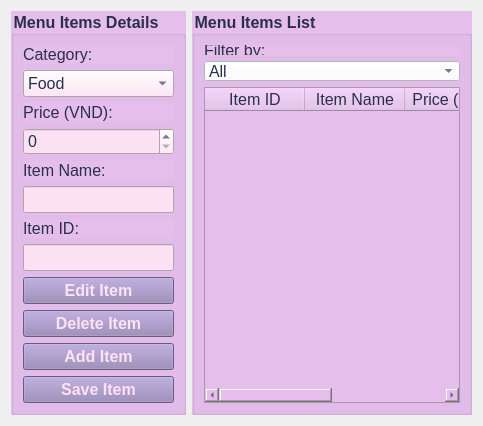
        <widget class="QWidget" name="tab_MenuManagement_3">
         <attribute name="title">
          <string>Menu Management</string>
         </attribute>
         <layout class="QGridLayout" name="gridLayout">
          <item row="0" column="3">
           <widget class="QGroupBox" name="groupBox_MenuItemsList_2">
            <property name="sizePolicy">
             <sizepolicy hsizetype="Expanding" vsizetype="Expanding">
              <horstretch>0</horstretch>
              <verstretch>0</verstretch>
             </sizepolicy>
            </property>
            <property name="font">
             <font>
              <family>Arial</family>
              <pointsize>12</pointsize>
              <weight>75</weight>
              <bold>true</bold>
             </font>
            </property>
            <property name="styleSheet">
             <string notr="true">background-color: rgb(229, 190, 236);
color: rgb(42, 47, 79);</string>
            </property>
            <property name="title">
             <string>Menu Items List</string>
            </property>
            <layout class="QVBoxLayout" name="verticalLayout_2">
             <item>
              <widget class="QLabel" name="label_ItemID_9">
               <property name="sizePolicy">
                <sizepolicy hsizetype="Expanding" vsizetype="Expanding">
                 <horstretch>0</horstretch>
                 <verstretch>0</verstretch>
                </sizepolicy>
               </property>
               <property name="minimumSize">
                <size>
                 <width>0</width>
                 <height>10</height>
                </size>
               </property>
               <property name="maximumSize">
                <size>
                 <width>16777215</width>
                 <height>10</height>
                </size>
               </property>
               <property name="font">
                <font>
                 <family>Arial</family>
                 <pointsize>12</pointsize>
                </font>
               </property>
               <property name="styleSheet">
                <string notr="true">color: rgb(42, 47, 79);</string>
               </property>
               <property name="text">
                <string>Filter by:</string>
               </property>
              </widget>
             </item>
             <item>
              <widget class="QComboBox" name="comboBox_ItemFilter_2">
               <property name="sizePolicy">
                <sizepolicy hsizetype="Expanding" vsizetype="Expanding">
                 <horstretch>0</horstretch>
                 <verstretch>0</verstretch>
                </sizepolicy>
               </property>
               <property name="maximumSize">
                <size>
                 <width>16777215</width>
                 <height>20</height>
                </size>
               </property>
               <property name="font">
                <font>
                 <family>Arial</family>
                 <pointsize>12</pointsize>
                </font>
               </property>
               <property name="styleSheet">
                <string notr="true">color: rgb(42, 47, 79);
background-color: rgb(255, 255, 255);</string>
               </property>
               <item>
                <property name="text">
                 <string>All</string>
                </property>
               </item>
               <item>
                <property name="text">
                 <string>Food</string>
                </property>
               </item>
               <item>
                <property name="text">
                 <string>Drink</string>
                </property>
               </item>
              </widget>
             </item>
             <item>
              <widget class="QTableWidget" name="tableWidget_MenuItemsList_2">
               <column>
                <property name="text">
                 <string>Item ID</string>
                </property>
                <property name="font">
                 <font>
                  <family>Arial</family>
                  <pointsize>12</pointsize>
                  <weight>50</weight>
                  <bold>false</bold>
                 </font>
                </property>
                <property name="background">
                 <color>
                  <red>253</red>
                  <green>226</green>
                  <blue>243</blue>
                 </color>
                </property>
                <property name="foreground">
                 <brush brushstyle="SolidPattern">
                  <color alpha="255">
                   <red>42</red>
                   <green>47</green>
                   <blue>79</blue>
                  </color>
                 </brush>
                </property>
               </column>
               <column>
                <property name="text">
                 <string>Item Name</string>
                </property>
                <property name="font">
                 <font>
                  <family>Arial</family>
                  <pointsize>12</pointsize>
                  <weight>50</weight>
                  <bold>false</bold>
                 </font>
                </property>
                <property name="background">
                 <color>
                  <red>253</red>
                  <green>226</green>
                  <blue>243</blue>
                 </color>
                </property>
                <property name="foreground">
                 <brush brushstyle="SolidPattern">
                  <color alpha="255">
                   <red>42</red>
                   <green>47</green>
                   <blue>79</blue>
                  </color>
                 </brush>
                </property>
               </column>
               <column>
                <property name="text">
                 <string>Price (VND)</string>
                </property>
                <property name="font">
                 <font>
                  <family>Arial</family>
                  <pointsize>12</pointsize>
                  <weight>50</weight>
                  <bold>false</bold>
                 </font>
                </property>
                <property name="background">
                 <color>
                  <red>253</red>
                  <green>226</green>
                  <blue>243</blue>
                 </color>
                </property>
                <property name="foreground">
                 <brush brushstyle="SolidPattern">
                  <color alpha="255">
                   <red>42</red>
                   <green>47</green>
                   <blue>79</blue>
                  </color>
                 </brush>
                </property>
               </column>
               <column>
                <property name="text">
                 <string>Category</string>
                </property>
                <property name="font">
                 <font>
                  <family>Arial</family>
                  <pointsize>12</pointsize>
                  <weight>50</weight>
                  <bold>false</bold>
                 </font>
                </property>
                <property name="background">
                 <color>
                  <red>253</red>
                  <green>226</green>
                  <blue>243</blue>
                 </color>
                </property>
                <property name="foreground">
                 <brush brushstyle="SolidPattern">
                  <color alpha="255">
                   <red>42</red>
                   <green>47</green>
                   <blue>79</blue>
                  </color>
                 </brush>
                </property>
               </column>
              </widget>
             </item>
            </layout>
           </widget>
          </item>
          <item row="0" column="0">
           <widget class="QGroupBox" name="groupBox_MenuItemsDetails_6">
            <property name="sizePolicy">
             <sizepolicy hsizetype="Expanding" vsizetype="Expanding">
              <horstretch>0</horstretch>
              <verstretch>0</verstretch>
             </sizepolicy>
            </property>
            <property name="font">
             <font>
              <family>Arial</family>
              <pointsize>12</pointsize>
              <weight>75</weight>
              <bold>true</bold>
             </font>
            </property>
            <property name="styleSheet">
             <string notr="true">background-color: rgb(229, 190, 236);
color: rgb(42, 47, 79);</string>
            </property>
            <property name="title">
             <string>Menu Items Details</string>
            </property>
            <layout class="QVBoxLayout" name="verticalLayout">
             <item>
              <widget class="QLabel" name="label_Category_9">
               <property name="sizePolicy">
                <sizepolicy hsizetype="Expanding" vsizetype="Expanding">
                 <horstretch>0</horstretch>
                 <verstretch>0</verstretch>
                </sizepolicy>
               </property>
               <property name="font">
                <font>
                 <family>Arial</family>
                 <pointsize>12</pointsize>
                </font>
               </property>
               <property name="styleSheet">
                <string notr="true">color: rgb(42, 47, 79);</string>
               </property>
               <property name="text">
                <string>Category:</string>
               </property>
              </widget>
             </item>
             <item>
              <widget class="QComboBox" name="comboBox_Category_2">
               <property name="sizePolicy">
                <sizepolicy hsizetype="Expanding" vsizetype="Expanding">
                 <horstretch>0</horstretch>
                 <verstretch>0</verstretch>
                </sizepolicy>
               </property>
               <property name="font">
                <font>
                 <family>Arial</family>
                 <pointsize>12</pointsize>
                </font>
               </property>
               <property name="styleSheet">
                <string notr="true">background-color: rgb(253, 226, 243);
color: rgb(42, 47, 79);</string>
               </property>
               <item>
                <property name="text">
                 <string>Food</string>
                </property>
               </item>
               <item>
                <property name="text">
                 <string>Drink</string>
                </property>
               </item>
              </widget>
             </item>
             <item>
              <widget class="QLabel" name="label_Price_5">
               <property name="sizePolicy">
                <sizepolicy hsizetype="Expanding" vsizetype="Expanding">
                 <horstretch>0</horstretch>
                 <verstretch>0</verstretch>
                </sizepolicy>
               </property>
               <property name="font">
                <font>
                 <family>Arial</family>
                 <pointsize>12</pointsize>
                </font>
               </property>
               <property name="styleSheet">
                <string notr="true">color: rgb(42, 47, 79);</string>
               </property>
               <property name="text">
                <string>Price (VND):</string>
               </property>
              </widget>
             </item>
             <item>
              <widget class="QSpinBox" name="spinBox_Price_3">
               <property name="sizePolicy">
                <sizepolicy hsizetype="Expanding" vsizetype="Expanding">
                 <horstretch>0</horstretch>
                 <verstretch>0</verstretch>
                </sizepolicy>
               </property>
               <property name="font">
                <font>
                 <family>Arial</family>
                 <pointsize>12</pointsize>
                </font>
               </property>
               <property name="styleSheet">
                <string notr="true">color: rgb(42, 47, 79);
background-color: rgb(253, 226, 243);</string>
               </property>
              </widget>
             </item>
             <item>
              <widget class="QLabel" name="label_ItemName_9">
               <property name="sizePolicy">
                <sizepolicy hsizetype="Expanding" vsizetype="Expanding">
                 <horstretch>0</horstretch>
                 <verstretch>0</verstretch>
                </sizepolicy>
               </property>
               <property name="font">
                <font>
                 <family>Arial</family>
                 <pointsize>12</pointsize>
                </font>
               </property>
               <property name="styleSheet">
                <string notr="true">color: rgb(42, 47, 79);</string>
               </property>
               <property name="text">
                <string>Item Name:</string>
               </property>
              </widget>
             </item>
             <item>
              <widget class="QLineEdit" name="lineEdit_ItemName_3">
               <property name="sizePolicy">
                <sizepolicy hsizetype="Expanding" vsizetype="Expanding">
                 <horstretch>0</horstretch>
                 <verstretch>0</verstretch>
                </sizepolicy>
               </property>
               <property name="font">
                <font>
                 <family>Arial</family>
                 <pointsize>12</pointsize>
                </font>
               </property>
               <property name="styleSheet">
                <string notr="true">color: rgb(42, 47, 79);
background-color: rgb(253, 226, 243);</string>
               </property>
              </widget>
             </item>
             <item>
              <widget class="QLabel" name="label_ItemID_8">
               <property name="sizePolicy">
                <sizepolicy hsizetype="Expanding" vsizetype="Expanding">
                 <horstretch>0</horstretch>
                 <verstretch>0</verstretch>
                </sizepolicy>
               </property>
               <property name="font">
                <font>
                 <family>Arial</family>
                 <pointsize>12</pointsize>
                </font>
               </property>
               <property name="styleSheet">
                <string notr="true">color: rgb(42, 47, 79);</string>
               </property>
               <property name="text">
                <string>Item ID:</string>
               </property>
              </widget>
             </item>
             <item>
              <widget class="QLineEdit" name="lineEdit_ItemID_2">
               <property name="sizePolicy">
                <sizepolicy hsizetype="Expanding" vsizetype="Expanding">
                 <horstretch>0</horstretch>
                 <verstretch>0</verstretch>
                </sizepolicy>
               </property>
               <property name="font">
                <font>
                 <family>Arial</family>
                 <pointsize>12</pointsize>
                </font>
               </property>
               <property name="styleSheet">
                <string notr="true">color: rgb(42, 47, 79);
background-color: rgb(253, 226, 243);</string>
               </property>
              </widget>
             </item>
             <item>
              <widget class="QPushButton" name="pushButton_EditItem_2">
               <property name="sizePolicy">
                <sizepolicy hsizetype="Expanding" vsizetype="Expanding">
                 <horstretch>0</horstretch>
                 <verstretch>0</verstretch>
                </sizepolicy>
               </property>
               <property name="font">
                <font>
                 <family>Arial</family>
                 <pointsize>12</pointsize>
                 <weight>75</weight>
                 <bold>true</bold>
                </font>
               </property>
               <property name="styleSheet">
                <string notr="true">background-color: rgb(145, 127, 179);
color: rgb(253, 226, 243);</string>
               </property>
               <property name="text">
                <string>Edit Item</string>
               </property>
              </widget>
             </item>
             <item>
              <widget class="QPushButton" name="pushButton_DeleteItem_3">
               <property name="sizePolicy">
                <sizepolicy hsizetype="Expanding" vsizetype="Expanding">
                 <horstretch>0</horstretch>
                 <verstretch>0</verstretch>
                </sizepolicy>
               </property>
               <property name="font">
                <font>
                 <family>Arial</family>
                 <pointsize>12</pointsize>
                 <weight>75</weight>
                 <bold>true</bold>
                </font>
               </property>
               <property name="styleSheet">
                <string notr="true">background-color: rgb(145, 127, 179);
color: rgb(253, 226, 243);</string>
               </property>
               <property name="text">
                <string>Delete Item</string>
               </property>
              </widget>
             </item>
             <item>
              <widget class="QPushButton" name="pushButton_AddItem_3">
               <property name="sizePolicy">
                <sizepolicy hsizetype="Expanding" vsizetype="Expanding">
                 <horstretch>0</horstretch>
                 <verstretch>0</verstretch>
                </sizepolicy>
               </property>
               <property name="font">
                <font>
                 <family>Arial</family>
                 <pointsize>12</pointsize>
                 <weight>75</weight>
                 <bold>true</bold>
                </font>
               </property>
               <property name="styleSheet">
                <string notr="true">background-color: rgb(145, 127, 179);
color: rgb(253, 226, 243);</string>
               </property>
               <property name="text">
                <string>Add Item</string>
               </property>
              </widget>
             </item>
             <item>
              <widget class="QPushButton" name="pushButton_SaveItem_3">
               <property name="sizePolicy">
                <sizepolicy hsizetype="Expanding" vsizetype="Expanding">
                 <horstretch>0</horstretch>
                 <verstretch>0</verstretch>
                </sizepolicy>
               </property>
               <property name="font">
                <font>
                 <family>Arial</family>
                 <pointsize>12</pointsize>
                 <weight>75</weight>
                 <bold>true</bold>
                </font>
               </property>
               <property name="styleSheet">
                <string notr="true">background-color: rgb(145, 127, 179);
color: rgb(253, 226, 243);</string>
               </property>
               <property name="text">
                <string>Save Item</string>
               </property>
              </widget>
             </item>
            </layout>
           </widget>
          </item>
         </layout>
        </widget>
